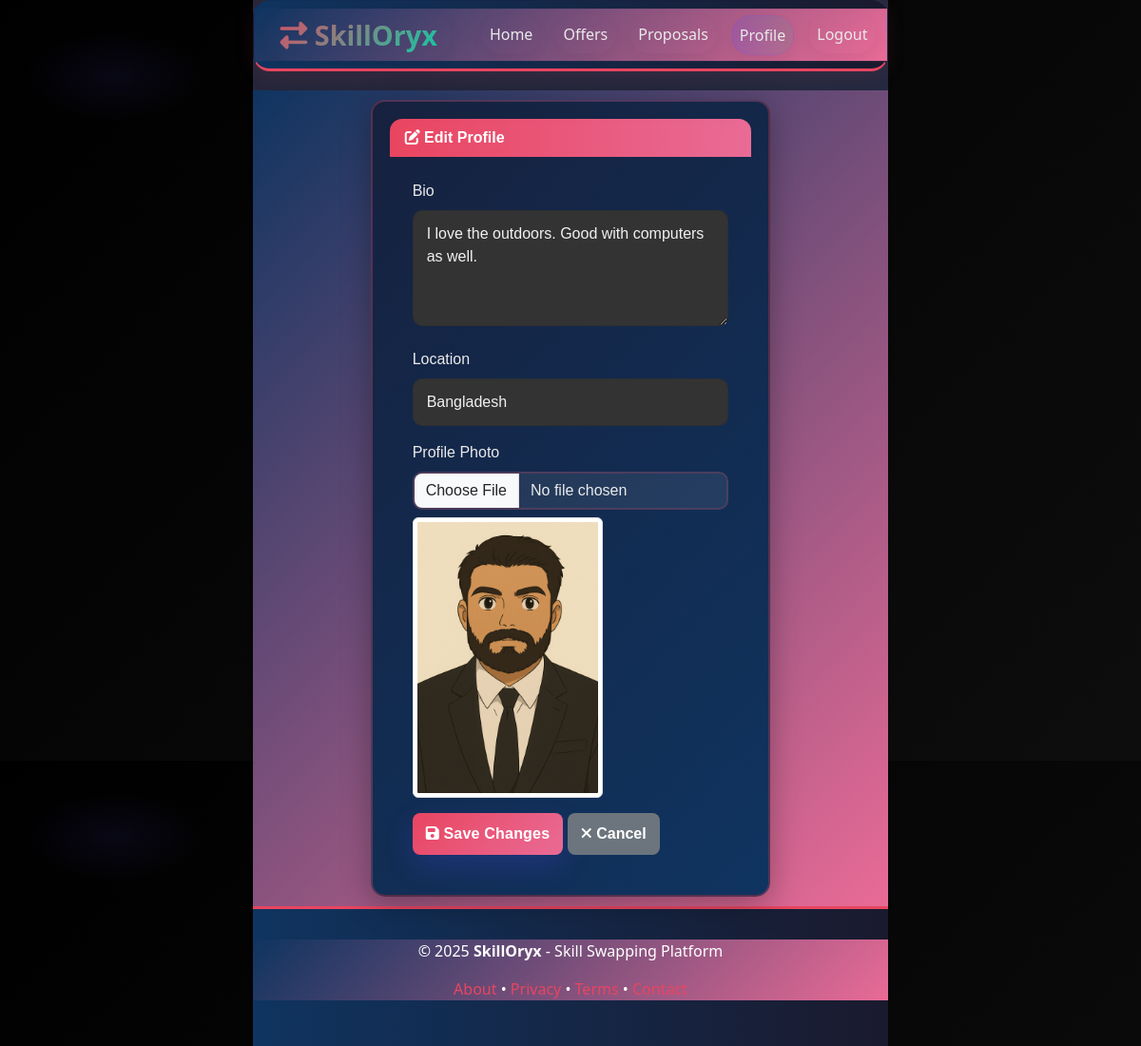
Page /profile/edit/ (signed in) on the committed database.
### skilloryx/models.py (models this page shows, shortened)
class Profile(models.Model):
    user = models.OneToOneField(settings.AUTH_USER_MODEL, on_delete=models.CASCADE)
    bio = models.TextField(blank=True)
    location = models.CharField(max_length=100, blank=True)
    photo = models.ImageField(upload_to='profile_photos/', blank=True, null=True)
    created_at = models.DateTimeField(auto_now_add=True)

### skilloryx/views.py (the view)
# urls.py: path('profile/edit/', views.profile_edit, name='profile_edit'),
@login_required
def profile_edit(request):
    profile = get_object_or_404(Profile, user=request.user)
    if request.method == 'POST':
        form = ProfileForm(request.POST, request.FILES, instance=profile)
        if form.is_valid():
            form.save()
            return redirect('profile', username=request.user.username)
    else:
        form = ProfileForm(instance=profile)
    return render(request, 'skilloryx/profile_edit.html', {'form': form})

### skilloryx/forms.py
class ProfileForm(forms.ModelForm):
    class Meta:
        model = Profile
        fields = ['bio', 'location', 'photo']
        widgets = {
            'bio': forms.Textarea(attrs={'rows': 4}),
            'location': forms.TextInput(attrs={'class': 'form-control'}),
            'photo': forms.FileInput(attrs={'class': 'form-control'}),
        }

### templates/skilloryx/profile_edit.html (shortened to what this page needs)
{% extends 'skilloryx/base.html' %}
{% block content %}
<div class="row justify-content-center">
  <div class="col-md-8">
    <div class="card">
      <div class="card-header">
        <i class="fas fa-edit"></i> Edit Profile
      </div>
      <div class="card-body">
        <form method="post" enctype="multipart/form-data">
          <div class="mb-3">
            <label for="{{ form.bio.id_for_label }}" class="form-label">Bio</label>
            {{ form.bio }}
          </div>
          <div class="mb-3">
            <label for="{{ form.location.id_for_label }}" class="form-label">Location</label>
            {{ form.location }}
          </div>
          <div class="mb-3">
            <label for="{{ form.photo.id_for_label }}" class="form-label">Profile Photo</label>
            {{ form.photo }}
            {% if user.profile.photo %}
              <img src="{{ user.profile.photo.url }}" class="img-thumbnail mt-2" style="max-width: 200px;">
            {% endif %}
          </div>
          <button type="submit" class="btn btn-primary">
            <i class="fas fa-save"></i> Save Changes
          </button>
          <a href="{% url 'profile' user.username %}" class="btn btn-secondary">
            <i class="fas fa-times"></i> Cancel
          </a>
        </form>
      </div>
    </div>
  </div>
</div>
{% endblock %}

### static/css/skilloryx.css (style rules this page uses)
:root { --bg-a: #000000; --bg-b: #0d0d0d; --accent1: #5A4BFF; --accent2: #FF6B40; --accent3: #16B98F; --text: #f0f0f0; --muted: rgba(240,240,240,0.70); --glass: rgba(255,255,255,0.10); --card-bg: #1a1a1a; --radius: 14px; --shadow-sm: 0 8px 30px rgba(0,0,0,0.30); --shadow-md: 0 18px 50px rgba(0,0,0,0.40); --gap: 1.125rem; --container-width: 1000px; }
html,body { height:100%; margin:0; font-family: "Bebas Neue", "Arial Black", sans-serif; background: radial-gradient(1200px 600px at 10% 10%, rgba(90,75,255,0.08), transparent 8%), linear-gradient(135deg, var(--bg-a) 0%, var(--bg-b) 100%); -webkit-font-smoothing:antialiased; -moz-osx-font-smoothing:grayscale; color: var(--text); line-height:1.5; transition: background 250ms ease; display:flex; justify-content:center; }
.card { background: var(--card-bg); border-radius: var(--radius); box-shadow: var(--shadow-md); padding: 18px; border: 1px solid rgba(10,20,30,0.06); transition: transform 220ms ease, box-shadow 220ms ease; width:100%; max-width:720px; margin: 10px auto; color: var(--text); text-align: left; }
.btn { display:inline-block; padding:10px 14px; border-radius: 12px; cursor:pointer; text-decoration:none; font-weight:800; border: none; transition: transform 140ms ease, box-shadow 140ms ease, opacity 140ms ease; text-align:center; }
.btn-primary { background: linear-gradient(90deg, var(--accent1), var(--accent2)); color: white; box-shadow: 0 12px 30px rgba(90,75,255,0.20); letter-spacing: 0.2px; }
input[type="text"], input[type="email"], input[type="password"], select, textarea { width:100%; padding:12px 14px; border-radius: 10px; border: 1px solid rgba(7,16,34,0.12); background: #333; color: var(--text); outline: none; box-sizing:border-box; transition: box-shadow 160ms ease, border-color 160ms ease; }
label { display:block; margin-bottom:6px; font-weight:700; color:var(--text); }

### templates/skilloryx/base.html (style rules this page uses)
:root { --primary-dark: #1a1a2e; --primary-accent: #0f3460; --secondary-accent: #16213e; --highlight: #e94560; --success: #00d4aa; --warning: #ffa502; --text-light: #eaeaea; --text-muted: #b0b0b0; }
* { margin: 0; padding: 0; box-sizing: border-box; }
body { background: linear-gradient(135deg, #1a1a2e 0%, #16213e 100%); color: var(--text-light); font-family: 'Segoe UI', Tahoma, Geneva, Verdana, sans-serif; min-height: 100vh; display: flex; flex-direction: column; }
.card { background: linear-gradient(135deg, #16213e 0%, #0f3460 100%); border: 2px solid rgba(233, 69, 96, 0.3); border-radius: 15px; box-shadow: 0 8px 32px rgba(0, 0, 0, 0.3); transition: all 0.3s ease; color: var(--text-light); }
.card-header { background: linear-gradient(90deg, var(--highlight), #e96b96); border: none; color: white; font-weight: 600; border-radius: 13px 13px 0 0 !important; }
.card-body { padding: 1.5rem; }
.btn { border-radius: 8px; font-weight: 600; transition: all 0.3s ease; border: none; }
.btn-primary { background: linear-gradient(135deg, var(--highlight), #e96b96); color: white; }
.form-control, .form-select { background: rgba(255, 255, 255, 0.08); border: 2px solid rgba(233, 69, 96, 0.2); color: var(--text-light); border-radius: 10px; transition: all 0.3s ease; }
.form-label { color: var(--text-light); font-weight: 500; margin-bottom: 0.5rem; }

### rows in the picture
Profile: bio "I love the outdoors. Good with computers as well.", location "Bangladesh"
